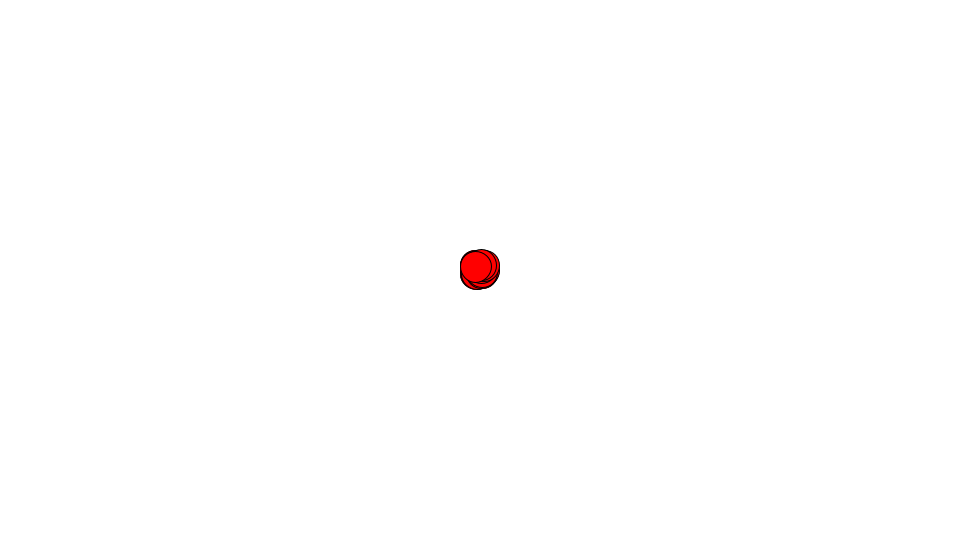
Frame 1 (no input)
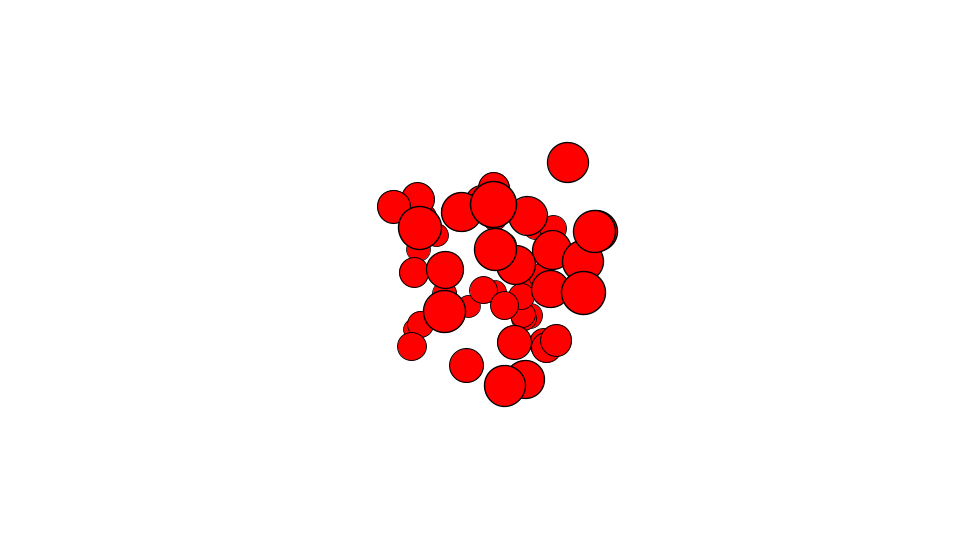
Frame 60 (the mouse pressed at the canvas centre just before this capture)
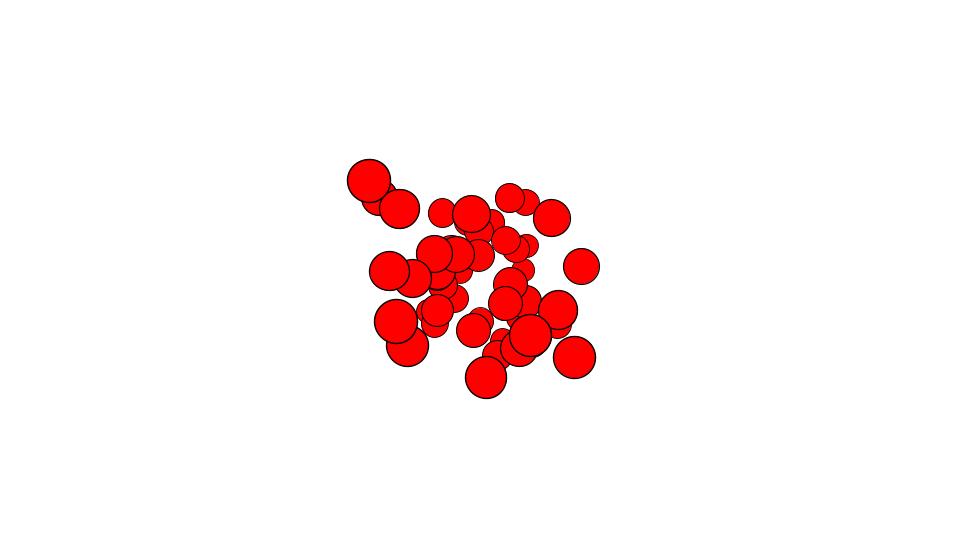
Frame 120 (the mouse held since frame 60 and released just before this capture)

The Processing sketch that drew these frames (run headless with seeded random() and noise(); from frame 60 on, the mouse is pressed at the canvas centre):

// Processing sketch: Zsort
// ── Zsort.pde
Ball3D[] balls;
static final int numBalls = 50;
float fl = 250;
float vpX = 0;
float vpY = 0;
float top = -100;
float bottom = 100;
float left = -100;
float right = 100;
float front = 100;
float back = -100;

void setup() {
  size(960, 540);
  frameRate(30);
  initialize();
}

void initialize() {
  smooth();
  vpX = width/2;
  vpY = height/2;
  balls = new Ball3D[numBalls];
  for(int i=0; i<numBalls; i++) {
    balls[i] = new Ball3D(15.0);
    balls[i].vx = random(10) - 5;
    balls[i].vy = random(10) - 5;
    balls[i].vz = random(10) - 5;
    balls[i].setFillColor(color(255, 0, 0));   
  }
}

void draw() {
  background(255);
  for(int i=0; i<numBalls; i++) {
    Ball3D ball = balls[i];
    move(ball);
  }
  sortZ();
}

void move(Ball3D ball) {
  float radius =  ball.radius;
  ball.xpos += ball.vx;
  ball.ypos += ball.vy;
  ball.zpos += ball.vz;
  if(ball.xpos + radius > right) {
    ball.xpos = right - radius;
    ball.vx *= -1;
  }else if(ball.xpos - radius < left) {
    ball.xpos = left + radius;
    ball.vx *= -1;
  }
  if(ball.ypos + radius > bottom) {
    ball.ypos = bottom - radius;
    ball.vy *= -1;
  }else if(ball.ypos - radius < top) {
    ball.ypos = top + radius;
    ball.vy *= -1;
  }
  if(ball.zpos + radius > front) {
    ball.zpos = front - radius;
    ball.vz *= -1;
  }else if(ball.zpos - radius < back) {
    ball.zpos = back + radius;
    ball.vz *= -1;
  }
  
  if(ball.zpos > -fl) {
    float scale = fl / (fl + ball.zpos);
    ball.scaleX = ball.scaleY = scale;
    ball.x = vpX + ball.xpos * scale;
    ball.y = vpY + ball.ypos * scale;
    ball.visible = true;
  }else{
    ball.visible = false;
  }
}

void sortZ() {
  for(int i=0; i<numBalls - 1; i++) {
    for(int j=numBalls-1; j>i; j--) {
      if(balls[j].zpos > balls[j-1].zpos) {
        Ball3D t = balls[j];
        balls[j] = balls[j-1];
        balls[j-1] = t;
      }
    }
  }
  for(int i=0; i<numBalls; i++) {
     Ball3D ball = balls[i];
     ball.update();
  }
}

////////////////////////////////

class Segment extends Sprite {
  float segmentWidth, segmentHeight;
  float vx, vy;
  
  Segment(float segmentWidth, float segmentHeight) {
    super();
    this.segmentWidth = segmentWidth;
    this.segmentHeight = segmentHeight;
  }
  
  void draw() {
    rect(-segmentHeight / 2,  -segmentHeight / 2, segmentWidth + segmentHeight, segmentHeight, segmentHeight, segmentHeight, segmentHeight, segmentHeight);
    ellipse(0, 0, 2, 2);
    ellipse(segmentWidth, 0, 2, 2);
  }
  
  Point getPin() {
    float angle = rotation * PI / 180;
    float xPos = x + cos(angle) * segmentWidth;
    float yPos = y + sin(angle) * segmentWidth;
    return new Point(xPos, yPos);  
  }
}

////////////////////////////////

class Ball3D extends Sprite {
  float radius;
  float xpos = 0;
  float ypos = 0;
  float zpos = 0;
  float vx = 0;
  float vy = 0;
  float vz = 0;
  float mass = 1;
  
  Ball3D(float radius){
    super();
    this.radius = radius;
  }
  
  void draw(){
    if(dist(mouseX, mouseY, x, y) < radius) {
      isRollOver = true;
    }else{
      isRollOver = false;
    }
    ellipse(0, 0, radius*2, radius*2);
  }
}

////////////////////////////////

class Sprite extends Object {
  float x, y;
  float scaleX, scaleY;
  float width, height;
  float rotation;
  boolean visible;
  color strokeColor;
  color fillColor;
  Boolean isStroke;
  Boolean isFill;
  Boolean isRollOver;
  Boolean locked;
  float xoff, yoff;
 
  Sprite() {
    super();
    scaleX = 1.0;
    scaleY = 1.0;
    strokeColor = color(0);
    fillColor = color(0);
    isStroke = false;
    isFill = false;
    isRollOver = false;
    locked = false;
    visible = true;
  }
  
  void update() {
    if(! visible) return;
    pushMatrix();
    if(locked){
      x = mouseX - xoff;
      y = mouseY - yoff;
    }  
    translate(x, y);
    scale(scaleX, scaleY);
    rotate(rotation * PI / 180.0);
    if(isStroke) stroke(strokeColor);
    if(isFill) fill(fillColor);
    draw();
    popMatrix();
  }
  
  void setStrokeColor(color strokeColor) {
    this.strokeColor = strokeColor;
    isStroke = true;
  }
  
  void setFillColor(color fillColor) {
    this.fillColor = fillColor;
    isFill = true;
  }
  
  void startDrag() {
    if(isRollOver){
      locked = true;
      xoff = mouseX - x;
      yoff = mouseY - y;
    }
  }
  
  void stopDrag() {
    locked = false;
  }
  
  void draw() {}
}

////////////////////////////////

class Point extends Object {
  float x, y;
  
  Point(float x, float y) {
    super();
    this.x = x;
    this.y = y;
  }
}

////////////////////////////////

class Object {
  Object() {}
}
